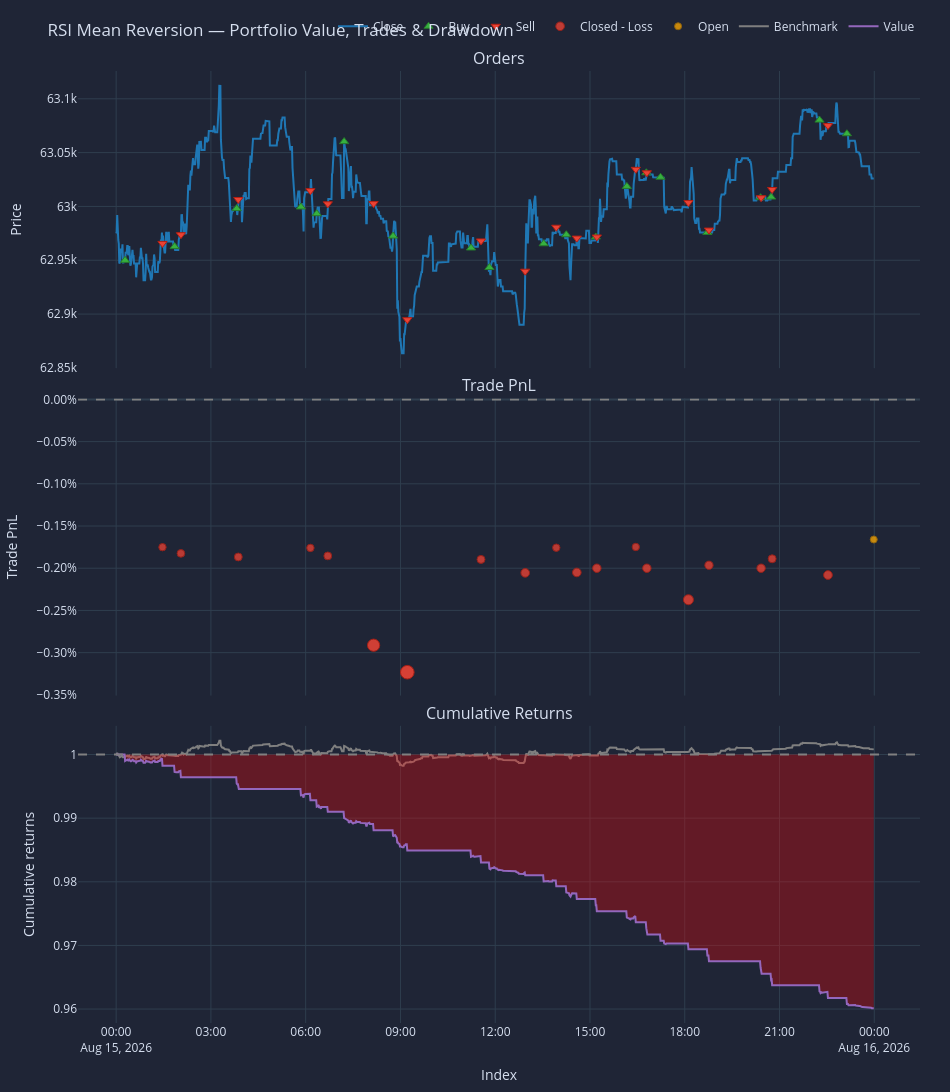

The notebook cell this image was saved under:
### Code cell
pf_rsi.plot(title="RSI Mean Reversion — Portfolio Value, Trades & Drawdown").show()

### Figure 1 — Plotly figure (JSON) as saved in the notebook; plotly's stock layout.template omitted (floating-point values rounded to 4 significant figures; data arrays with more than 128 entries replaced by an {"elided": "..."} marker saying what was removed)
{"data": [{"legendgroup": "0", "line": {"color": "#1f77b4"}, "name": "Close", "showlegend": true, "type": "scatter", "x": {"elided": "1440 str values"}, "xaxis": "x", "y": {"elided": "1440 float values"}, "yaxis": "y"}, {"customdata": [[0.0, 0.1587, 9.99], [2.0, 0.1584, 9.973], [4.0, 0.158, 9.954], [6.0, 0.1577, 9.936], [8.0, 0.1575, 9.918], [10.0, 0.157, 9.9], [12.0, 0.1568, 9.871], [14.0, 0.1563, 9.839], [16.0, 0.156, 9.821], [18.0, 0.1556, 9.801], [20.0, 0.1554, 9.783], [22.0, 0.155, 9.763], [24.0, 0.1546, 9.744], [26.0, 0.1543, 9.727], [28.0, 0.154, 9.707], [30.0, 0.1538, 9.684], [32.0, 0.1534, 9.665], [34.0, 0.1531, 9.646], [36.0, 0.1526, 9.628], [38.0, 0.1523, 9.608]], "hovertemplate": "Order Id: %{customdata[0]}<br>Timestamp: %{x}<br>Price: %{y}<br>Size: %{customdata[1]:.6f}<br>Fees: %{customdata[2]:.6f}", "legendgroup": "1", "marker": {"color": "#37B13F", "line": {"color": "rgb(38,123,44)", "width": 1}, "size": 8, "symbol": "triangle-up"}, "mode": "markers", "name": "Buy", "type": "scatter", "x": ["2026-08-15T00:17:00.000000000", "2026-08-15T01:51:00.000000000", "2026-08-15T03:49:00.000000000", "2026-08-15T05:51:00.000000000", "2026-08-15T06:21:00.000000000", "2026-08-15T07:13:00.000000000", "2026-08-15T08:46:00.000000000", "2026-08-15T11:14:00.000000000", "2026-08-15T11:49:00.000000000", "2026-08-15T13:32:00.000000000", "2026-08-15T14:15:00.000000000", "2026-08-15T15:11:00.000000000", "2026-08-15T16:10:00.000000000", "2026-08-15T16:47:00.000000000", "2026-08-15T17:14:00.000000000", "2026-08-15T18:43:00.000000000", "2026-08-15T20:24:00.000000000", "2026-08-15T20:44:00.000000000", "2026-08-15T22:16:00.000000000", "2026-08-15T23:08:00.000000000"], "xaxis": "x", "y": [62950.0, 62960.0, 63000.0, 63000.0, 62990.0, 63060.0, 62970.0, 62960.0, 62940.0, 62970.0, 62970.0, 62970.0, 63020.0, 63030.0, 63030.0, 62980.0, 63010.0, 63010.0, 63080.0, 63070.0], "yaxis": "y"}, {"customdata": [[1.0, 0.1587, 9.993], [3.0, 0.1584, 9.974], [5.0, 0.158, 9.956], [7.0, 0.1577, 9.938], [9.0, 0.1575, 9.92], [11.0, 0.157, 9.891], [13.0, 0.1568, 9.859], [15.0, 0.1563, 9.84], [17.0, 0.156, 9.82], [19.0, 0.1556, 9.803], [21.0, 0.1554, 9.783], [23.0, 0.155, 9.763], [25.0, 0.1546, 9.746], [27.0, 0.1543, 9.727], [29.0, 0.154, 9.704], [31.0, 0.1538, 9.685], [33.0, 0.1534, 9.665], [35.0, 0.1531, 9.647], [37.0, 0.1526, 9.627]], "hovertemplate": "Order Id: %{customdata[0]}<br>Timestamp: %{x}<br>Price: %{y}<br>Size: %{customdata[1]:.6f}<br>Fees: %{customdata[2]:.6f}", "legendgroup": "2", "marker": {"color": "#EA4335", "line": {"color": "rgb(181,31,18)", "width": 1}, "size": 8, "symbol": "triangle-down"}, "mode": "markers", "name": "Sell", "type": "scatter", "x": ["2026-08-15T01:28:00.000000000", "2026-08-15T02:03:00.000000000", "2026-08-15T03:52:00.000000000", "2026-08-15T06:09:00.000000000", "2026-08-15T06:42:00.000000000", "2026-08-15T08:09:00.000000000", "2026-08-15T09:13:00.000000000", "2026-08-15T11:33:00.000000000", "2026-08-15T12:57:00.000000000", "2026-08-15T13:56:00.000000000", "2026-08-15T14:35:00.000000000", "2026-08-15T15:13:00.000000000", "2026-08-15T16:27:00.000000000", "2026-08-15T16:48:00.000000000", "2026-08-15T18:07:00.000000000", "2026-08-15T18:46:00.000000000", "2026-08-15T20:25:00.000000000", "2026-08-15T20:46:00.000000000", "2026-08-15T22:32:00.000000000"], "xaxis": "x", "y": [62970.0, 62970.0, 63010.0, 63010.0, 63000.0, 63000.0, 62890.0, 62970.0, 62940.0, 62980.0, 62970.0, 62970.0, 63030.0, 63030.0, 63000.0, 62980.0, 63010.0, 63020.0, 63080.0], "yaxis": "y"}, {"customdata": [[0.0, 0.0, -17.49, -0.001751], [1.0, 1.0, -18.19, -0.001824], [2.0, 2.0, -18.58, -0.001866], [3.0, 3.0, -17.48, -0.001759], [4.0, 4.0, -18.39, -0.001854], [5.0, 5.0, -28.83, -0.002912], [6.0, 6.0, -31.9, -0.003232], [7.0, 7.0, -18.65, -0.001896], [8.0, 8.0, -20.18, -0.002055], [9.0, 9.0, -17.21, -0.001756], [10.0, 10.0, -20.06, -0.00205], [11.0, 11.0, -19.52, -0.002], [12.0, 12.0, -17.03, -0.001748], [13.0, 13.0, -19.45, -0.002], [14.0, 14.0, -23.04, -0.002373], [15.0, 15.0, -19.02, -0.001964], [16.0, 16.0, -19.33, -0.002], [17.0, 17.0, -18.22, -0.001888], [18.0, 18.0, -20.03, -0.00208]], "hovertemplate": "Exit Trade Id: %{customdata[0]}<br>Position Id: %{customdata[1]}<br>Exit Timestamp: %{x}<br>PnL: %{customdata[2]:.6f}<br>Return: %{customdata[3]:.2%}", "legendgroup": "3", "marker": {"color": "#EA4335", "line": {"color": "rgb(181,31,18)", "width": 1}, "opacity": [0.7587, 0.7657, 0.7697, 0.7595, 0.7685, 0.8695, 0.9, 0.7725, 0.7877, 0.7592, 0.7872, 0.7824, 0.7584, 0.7825, 0.8181, 0.7791, 0.7825, 0.7718, 0.7901], "size": [7.383, 7.693, 7.872, 7.42, 7.82, 12.28, 13.63, 7.995, 8.666, 7.408, 8.646, 8.434, 7.373, 8.435, 10.01, 8.285, 8.435, 7.964, 8.774], "symbol": "circle"}, "mode": "markers", "name": "Closed - Loss", "type": "scatter", "x": ["2026-08-15T01:28:00.000000000", "2026-08-15T02:03:00.000000000", "2026-08-15T03:52:00.000000000", "2026-08-15T06:09:00.000000000", "2026-08-15T06:42:00.000000000", "2026-08-15T08:09:00.000000000", "2026-08-15T09:13:00.000000000", "2026-08-15T11:33:00.000000000", "2026-08-15T12:57:00.000000000", "2026-08-15T13:56:00.000000000", "2026-08-15T14:35:00.000000000", "2026-08-15T15:13:00.000000000", "2026-08-15T16:27:00.000000000", "2026-08-15T16:48:00.000000000", "2026-08-15T18:07:00.000000000", "2026-08-15T18:46:00.000000000", "2026-08-15T20:25:00.000000000", "2026-08-15T20:46:00.000000000", "2026-08-15T22:32:00.000000000"], "xaxis": "x2", "y": [-0.001751, -0.001824, -0.001866, -0.001759, -0.001854, -0.002912, -0.003232, -0.001896, -0.002055, -0.001756, -0.00205, -0.002, -0.001748, -0.002, -0.002373, -0.001964, -0.002, -0.001888, -0.00208], "yaxis": "y2"}, {"customdata": [[19.0, 19.0, -15.95, -0.00166]], "hovertemplate": "Exit Trade Id: %{customdata[0]}<br>Position Id: %{customdata[1]}<br>Exit Timestamp: %{x}<br>PnL: %{customdata[2]:.6f}<br>Return: %{customdata[3]:.2%}", "legendgroup": "4", "marker": {"color": "#FFAA00", "line": {"color": "rgb(178,118,0)", "width": 1}, "opacity": [0.75], "size": [7.0], "symbol": "circle"}, "mode": "markers", "name": "Open", "type": "scatter", "x": ["2026-08-15T23:59:00.000000000"], "xaxis": "x2", "y": [-0.00166], "yaxis": "y2"}, {"legendgroup": "5", "line": {"color": "#7f7f7f"}, "name": "Benchmark", "showlegend": true, "type": "scatter", "x": {"elided": "1440 str values"}, "xaxis": "x3", "y": {"elided": "1440 float values"}, "yaxis": "y3"}, {"hoverinfo": "skip", "legendgroup": "6", "line": {"color": "rgba(0, 0, 0, 0)", "width": 0}, "opacity": 0, "showlegend": false, "type": "scatter", "x": {"elided": "1440 str values"}, "xaxis": "x3", "y": {"elided": "1440 int values"}, "yaxis": "y3"}, {"connectgaps": false, "fill": "tonexty", "fillcolor": "rgba(255, 0, 0, 0.3)", "hoverinfo": "skip", "legendgroup": "6", "line": {"color": "rgba(0, 0, 0, 0)", "width": 0}, "opacity": 0, "showlegend": false, "type": "scatter", "x": {"elided": "1440 str values"}, "xaxis": "x3", "y": {"elided": "1440 float values"}, "yaxis": "y3"}, {"legendgroup": "7", "line": {"color": "#9467bd"}, "name": "Value", "showlegend": true, "type": "scatter", "x": {"elided": "1440 str values"}, "xaxis": "x3", "y": {"elided": "1440 float values"}, "yaxis": "y3"}, {"hoverinfo": "skip", "legendgroup": "6", "line": {"color": "rgba(0, 0, 0, 0)", "width": 0}, "opacity": 0.0, "showlegend": false, "type": "scatter", "x": {"elided": "1440 str values"}, "xaxis": "x3", "y": {"elided": "1440 int values"}, "yaxis": "y3"}], "layout": {"annotations": [{"font": {"size": 16}, "showarrow": false, "text": "Orders", "x": 0.5, "xanchor": "center", "xref": "paper", "y": 1.0, "yanchor": "bottom", "yref": "paper"}, {"font": {"size": 16}, "showarrow": false, "text": "Trade PnL", "x": 0.5, "xanchor": "center", "xref": "paper", "y": 0.6561, "yanchor": "bottom", "yref": "paper"}, {"font": {"size": 16}, "showarrow": false, "text": "Cumulative Returns", "x": 0.5, "xanchor": "center", "xref": "paper", "y": 0.3122, "yanchor": "bottom", "yref": "paper"}], "height": 1260, "legend": {"orientation": "h", "traceorder": "normal", "x": 1, "xanchor": "right", "y": 1.032, "yanchor": "bottom"}, "margin": {"b": 30, "l": 30, "r": 30, "t": 30}, "shapes": [{"line": {"color": "gray", "dash": "dash"}, "type": "line", "x0": 0.0, "x1": 1.0, "xref": "paper", "y0": 0, "y1": 0, "yref": "y2"}, {"line": {"color": "gray", "dash": "dash"}, "type": "line", "x0": 0.0, "x1": 1.0, "xref": "paper", "y0": 1, "y1": 1, "yref": "y3"}], "showlegend": true, "title": {"text": "RSI Mean Reversion — Portfolio Value, Trades & Drawdown"}, "width": 950, "xaxis": {"anchor": "y", "domain": [0.0, 1.0], "matches": "x3", "showticklabels": false}, "xaxis2": {"anchor": "y2", "domain": [0.0, 1.0], "matches": "x3", "showticklabels": false}, "xaxis3": {"anchor": "y3", "domain": [0.0, 1.0], "title": {"text": "Index"}}, "yaxis": {"anchor": "x", "domain": [0.6878, 1.0], "title": {"text": "Price"}}, "yaxis2": {"anchor": "x2", "domain": [0.3439, 0.6561], "tickformat": ".2%", "title": {"text": "Trade PnL"}}, "yaxis3": {"anchor": "x3", "domain": [0.0, 0.3122], "title": {"text": "Cumulative returns"}}}}
